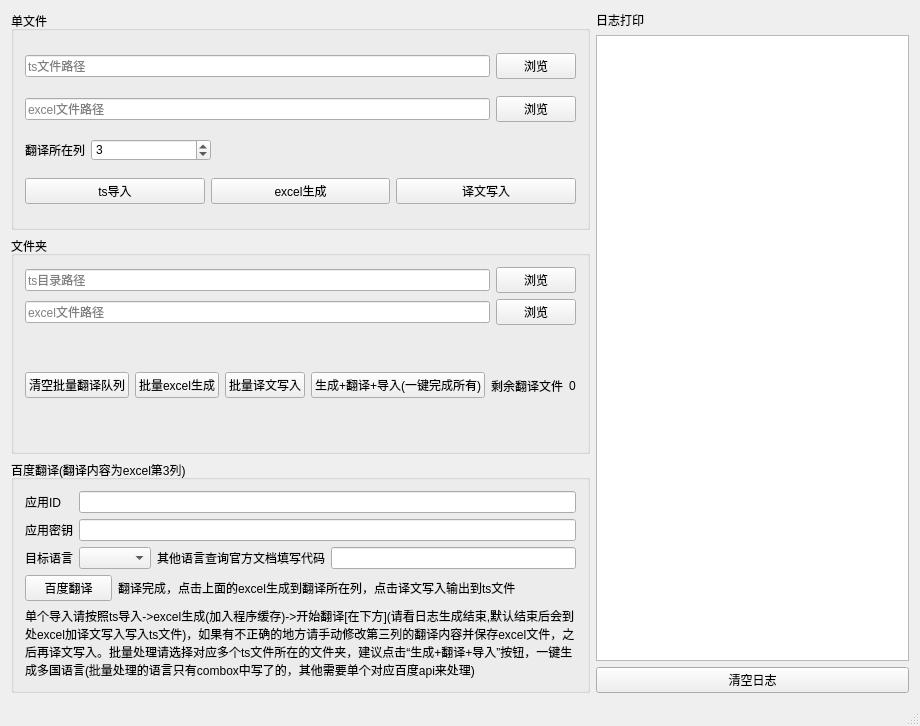
<?xml version="1.0" encoding="UTF-8"?>
<ui version="4.0">
 <class>MainWindow</class>
 <widget class="QMainWindow" name="MainWindow">
  <property name="geometry">
   <rect>
    <x>0</x>
    <y>0</y>
    <width>920</width>
    <height>726</height>
   </rect>
  </property>
  <property name="windowTitle">
   <string>MainWindow</string>
  </property>
  <property name="styleSheet">
   <string notr="true">QStatusBar {
color: #FF0000;
}</string>
  </property>
  <widget class="QWidget" name="centralWidget">
   <layout class="QHBoxLayout" name="horizontalLayout_8" stretch="1,1">
    <item>
     <layout class="QVBoxLayout" name="verticalLayout_4">
      <item>
       <widget class="QGroupBox" name="groupBox">
        <property name="title">
         <string>单文件</string>
        </property>
        <layout class="QVBoxLayout" name="verticalLayout_2">
         <item>
          <layout class="QHBoxLayout" name="horizontalLayout">
           <item>
            <widget class="QLineEdit" name="tsPathEdit">
             <property name="text">
              <string/>
             </property>
             <property name="placeholderText">
              <string>ts文件路径</string>
             </property>
            </widget>
           </item>
           <item>
            <widget class="QPushButton" name="tsLookBtn">
             <property name="text">
              <string>浏览</string>
             </property>
            </widget>
           </item>
          </layout>
         </item>
         <item>
          <layout class="QHBoxLayout" name="horizontalLayout_2">
           <item>
            <widget class="QLineEdit" name="excelPathEdit">
             <property name="text">
              <string/>
             </property>
             <property name="placeholderText">
              <string>excel文件路径</string>
             </property>
            </widget>
           </item>
           <item>
            <widget class="QPushButton" name="excelLookBtn">
             <property name="text">
              <string>浏览</string>
             </property>
            </widget>
           </item>
          </layout>
         </item>
         <item>
          <layout class="QHBoxLayout" name="horizontalLayout_4">
           <item>
            <widget class="QLabel" name="label_2">
             <property name="text">
              <string>翻译所在列</string>
             </property>
            </widget>
           </item>
           <item>
            <widget class="QSpinBox" name="transSpinBox">
             <property name="sizePolicy">
              <sizepolicy hsizetype="Minimum" vsizetype="Fixed">
               <horstretch>0</horstretch>
               <verstretch>0</verstretch>
              </sizepolicy>
             </property>
             <property name="minimumSize">
              <size>
               <width>120</width>
               <height>0</height>
              </size>
             </property>
             <property name="minimum">
              <number>1</number>
             </property>
             <property name="value">
              <number>3</number>
             </property>
            </widget>
           </item>
           <item>
            <spacer name="horizontalSpacer">
             <property name="orientation">
              <enum>Qt::Horizontal</enum>
             </property>
             <property name="sizeHint" stdset="0">
              <size>
               <width>40</width>
               <height>20</height>
              </size>
             </property>
            </spacer>
           </item>
          </layout>
         </item>
         <item>
          <layout class="QHBoxLayout" name="horizontalLayout_3">
           <item>
            <widget class="QPushButton" name="tsImportBtn">
             <property name="text">
              <string>ts导入</string>
             </property>
            </widget>
           </item>
           <item>
            <widget class="QPushButton" name="generateBtn">
             <property name="text">
              <string>excel生成</string>
             </property>
            </widget>
           </item>
           <item>
            <widget class="QPushButton" name="tsUpdateBtn">
             <property name="text">
              <string>译文写入</string>
             </property>
            </widget>
           </item>
          </layout>
         </item>
        </layout>
       </widget>
      </item>
      <item>
       <widget class="QGroupBox" name="groupBox_3">
        <property name="title">
         <string>文件夹</string>
        </property>
        <layout class="QVBoxLayout" name="verticalLayout_3">
         <item>
          <layout class="QHBoxLayout" name="horizontalLayout_5">
           <item>
            <widget class="QLineEdit" name="tsDirEdit">
             <property name="text">
              <string/>
             </property>
             <property name="placeholderText">
              <string>ts目录路径</string>
             </property>
            </widget>
           </item>
           <item>
            <widget class="QPushButton" name="tsDirLookBtn">
             <property name="text">
              <string>浏览</string>
             </property>
            </widget>
           </item>
          </layout>
         </item>
         <item>
          <layout class="QHBoxLayout" name="horizontalLayout_6">
           <item>
            <widget class="QLineEdit" name="excelDirEdit">
             <property name="text">
              <string/>
             </property>
             <property name="placeholderText">
              <string>excel文件路径</string>
             </property>
            </widget>
           </item>
           <item>
            <widget class="QPushButton" name="excelDirBtn">
             <property name="text">
              <string>浏览</string>
             </property>
            </widget>
           </item>
          </layout>
         </item>
         <item>
          <layout class="QHBoxLayout" name="horizontalLayout_7">
           <item>
            <widget class="QPushButton" name="clearPl">
             <property name="text">
              <string>清空批量翻译队列</string>
             </property>
            </widget>
           </item>
           <item>
            <widget class="QPushButton" name="generateBtn_2">
             <property name="text">
              <string>批量excel生成</string>
             </property>
            </widget>
           </item>
           <item>
            <widget class="QPushButton" name="tsUpdateBtn_2">
             <property name="text">
              <string>批量译文写入</string>
             </property>
            </widget>
           </item>
           <item>
            <widget class="QPushButton" name="plTrans">
             <property name="text">
              <string>生成+翻译+导入(一键完成所有)</string>
             </property>
            </widget>
           </item>
           <item>
            <widget class="QLabel" name="label">
             <property name="text">
              <string>剩余翻译文件</string>
             </property>
            </widget>
           </item>
           <item>
            <widget class="QLabel" name="lbl_fileCount">
             <property name="text">
              <string>0</string>
             </property>
            </widget>
           </item>
           <item>
            <spacer name="horizontalSpacer_2">
             <property name="orientation">
              <enum>Qt::Horizontal</enum>
             </property>
             <property name="sizeHint" stdset="0">
              <size>
               <width>40</width>
               <height>20</height>
              </size>
             </property>
            </spacer>
           </item>
          </layout>
         </item>
        </layout>
       </widget>
      </item>
      <item>
       <widget class="QGroupBox" name="groupBox_2">
        <property name="title">
         <string>百度翻译(翻译内容为excel第3列)</string>
        </property>
        <layout class="QGridLayout" name="gridLayout">
         <item row="0" column="0">
          <widget class="QLabel" name="youdaoAppIdLabel">
           <property name="text">
            <string>应用ID</string>
           </property>
          </widget>
         </item>
         <item row="0" column="1" colspan="4">
          <widget class="QLineEdit" name="youdaoAppIdlineEdit">
           <property name="text">
            <string/>
           </property>
          </widget>
         </item>
         <item row="1" column="0">
          <widget class="QLabel" name="youdaoKeyLabel">
           <property name="text">
            <string>应用密钥</string>
           </property>
          </widget>
         </item>
         <item row="1" column="1" colspan="4">
          <widget class="QLineEdit" name="youdaoKeylineEdit">
           <property name="text">
            <string/>
           </property>
          </widget>
         </item>
         <item row="2" column="0">
          <widget class="QLabel" name="youdaoDstLabel">
           <property name="text">
            <string>目标语言</string>
           </property>
          </widget>
         </item>
         <item row="2" column="1" colspan="2">
          <widget class="QComboBox" name="comboBox"/>
         </item>
         <item row="2" column="3">
          <widget class="QLabel" name="youdaoDstLabel_2">
           <property name="text">
            <string>其他语言查询官方文档填写代码</string>
           </property>
          </widget>
         </item>
         <item row="2" column="4">
          <widget class="QLineEdit" name="otherLineEdit"/>
         </item>
         <item row="3" column="0" colspan="2">
          <widget class="QPushButton" name="translateBtn">
           <property name="text">
            <string>百度翻译</string>
           </property>
          </widget>
         </item>
         <item row="3" column="2" colspan="3">
          <widget class="QLabel" name="youdaoTipLabel">
           <property name="text">
            <string>翻译完成，点击上面的excel生成到翻译所在列，点击译文写入输出到ts文件</string>
           </property>
           <property name="wordWrap">
            <bool>true</bool>
           </property>
          </widget>
         </item>
         <item row="4" column="0" colspan="5">
          <widget class="QLabel" name="label_3">
           <property name="text">
            <string>单个导入请按照ts导入-&gt;excel生成(加入程序缓存)-&gt;开始翻译[在下方](请看日志生成结束,默认结束后会到处excel加译文写入写入ts文件)，如果有不正确的地方请手动修改第三列的翻译内容并保存excel文件，之后再译文写入。批量处理请选择对应多个ts文件所在的文件夹，建议点击“生成+翻译+导入”按钮，一键生成多国语言(批量处理的语言只有combox中写了的，其他需要单个对应百度api来处理)</string>
           </property>
           <property name="wordWrap">
            <bool>true</bool>
           </property>
          </widget>
         </item>
        </layout>
       </widget>
      </item>
     </layout>
    </item>
    <item>
     <layout class="QVBoxLayout" name="verticalLayout">
      <item>
       <widget class="QLabel" name="label_4">
        <property name="text">
         <string>日志打印</string>
        </property>
       </widget>
      </item>
      <item>
       <widget class="QTextEdit" name="textEdit_log"/>
      </item>
      <item>
       <widget class="QPushButton" name="clearLog">
        <property name="text">
         <string>清空日志</string>
        </property>
       </widget>
      </item>
     </layout>
    </item>
   </layout>
  </widget>
  <widget class="QStatusBar" name="statusBar"/>
 </widget>
 <layoutdefault spacing="6" margin="11"/>
 <resources/>
 <connections/>
</ui>
